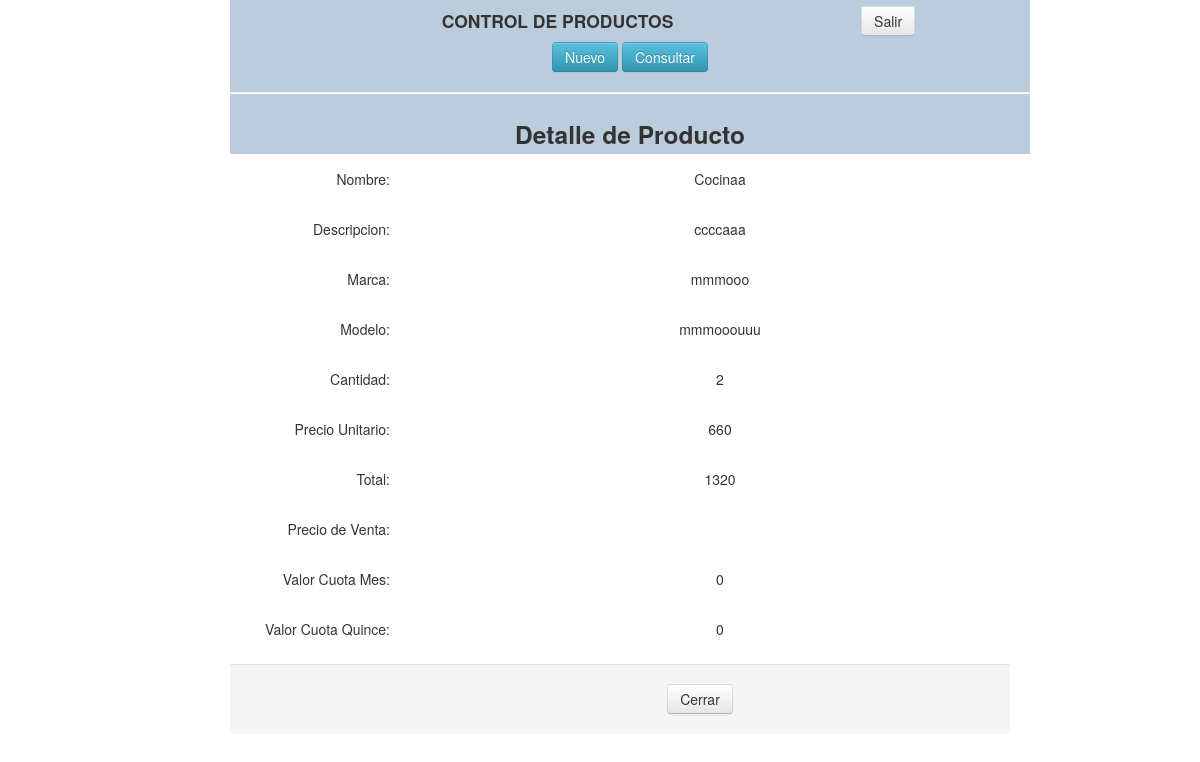
The app's page /raiz/productos/read.php?id=1 with its own data.
### tables this page shows
CREATE TABLE `productos` (
  `idproducto` int(11) NOT NULL AUTO_INCREMENT,
  `nombre` varchar(100) NOT NULL,
  `descripcion` varchar(150) NOT NULL,
  `marca` varchar(50) NOT NULL,
  `modelo` varchar(30) NOT NULL,
  `cantidad` float NOT NULL,
  `preciounitario` float NOT NULL,
  `total` float NOT NULL,
  `precioventa` float NOT NULL,
  `valorcuotames` float NOT NULL,
  `valorcuotaquince` float NOT NULL,
  PRIMARY KEY (`idproducto`)
);

### raiz/productos/read.php (the view, shortened to what this page needs)
<?php
	$id = null;
	if ( !empty($_GET['id'])) {
		$id = $_REQUEST['id'];
	}
	if ( null==$id ) {
		header("Location: index.php");
	} else {
		$pdo = Database::connect();
		$pdo->setAttribute(PDO::ATTR_ERRMODE, PDO::ERRMODE_EXCEPTION);
		$sql = "SELECT * FROM productos where idproducto = ?";
		$q = $pdo->prepare($sql);
		$q->execute(array($id));
		$data = $q->fetch(PDO::FETCH_ASSOC);
	}
?>
<!DOCTYPE html>
<html lang="en">
<head>
    <link   href="../css/bootstrap.min.css" rel="stylesheet">
</head>
<body>
    <div class="container">
    			<div class="span10 offset1" align="center">
    				<div class="mmenu">
						<table width="750" >
						<tr>
						<td align="center"><H4>CONTROL DE PRODUCTOS</H4></td>
					 <td><a href="index.php"  class="btn">Salir</a></td>
						</tr>
					</table>
					<a href="create.php" alt="Nuevo Registro..." class="btn btn-info"> Nuevo</a>
					<a href="query.php" alt="Consultar Registros..." class="btn btn-info">Consultar</a>
					<hr>
						<h3>Detalle de Producto</h3>
		    		</div>
	    			<div class="form-horizontal" >
					  <div class="control-group">
					    <label class="control-label">Nombre:</label>
					    <div class="controls">
						    <label class="checkbox">
						     	<?php echo $data['nombre'];?>
						    </label>
					    </div>
					  </div>
					  <div class="control-group">
					    <label class="control-label">Descripcion:</label>
					    <div class="controls">
						    <label class="checkbox">
						     	<?php echo $data['descripcion'];?>
						    </label>
					    </div>
					  </div>
					   <div class="control-group">
					    <label class="control-label">Marca:</label>
					    <div class="controls">
						    <label class="checkbox">
						     	<?php echo $data['marca'];?>
						    </label>
					    </div>
					  </div>
					   <div class="control-group">
					    <label class="control-label">Modelo:</label>
					    <div class="controls">
						    <label class="checkbox">
						     	<?php echo $data['modelo'];?>
						    </label>
					    </div>
					  </div>
					   <div class="control-group">
					    <label class="control-label">Cantidad:</label>
					    <div class="controls">
						    <label class="checkbox">
						     	<?php echo $data['cantidad'];?>
						    </label>
					    </div>
					  </div>
					   <div class="control-group">
					    <label class="control-label">Precio Unitario:</label>
					    <div class="controls">
						    <label class="checkbox">
						     	<?php echo $data['preciounitario'];?>
						    </label>
					    </div>
					  </div>
					   <div class="control-group">
					    <label class="control-label">Total:</label>
					    <div class="controls">
						    <label class="checkbox">
						     	<?php echo $data['total'];?>
						    </label>
					    </div>
					  </div>
						<div class="control-group">
					    <label class="control-label">Precio de Venta:</label>
					    <div class="controls">
						    <label class="checkbox">
						    </label>
					    </div>
					  </div>
						<div class="control-group">
					    <label class="control-label">Valor Cuota Mes:</label>
					    <div class="controls">
						    <label class="checkbox">
						     	<?php echo $data['valorcuotames'];?>
						    </label>
					    </div>
					  </div>
						<div class="control-group">
					    <label class="control-label">Valor Cuota Quince:</label>
					    <div class="controls">
						    <label class="checkbox">
						     	<?php echo $data['valorcuotaquince'];?>
						    </label>
					    </div>
					  </div>
					    <div class="form-actions">
						  <a class="btn" href="index.php">Cerrar</a>
					   </div>
					</div>
				</div>
    </div>
  </body>
</html>

### records on screen
productos: nombre "Cocinaa", descripcion "ccccaaa", marca "mmmooo", modelo "mmmooouuu", cantidad "2", preciounitario "660", total "1320", valorcuotames "0", valorcuotaquince "0"
